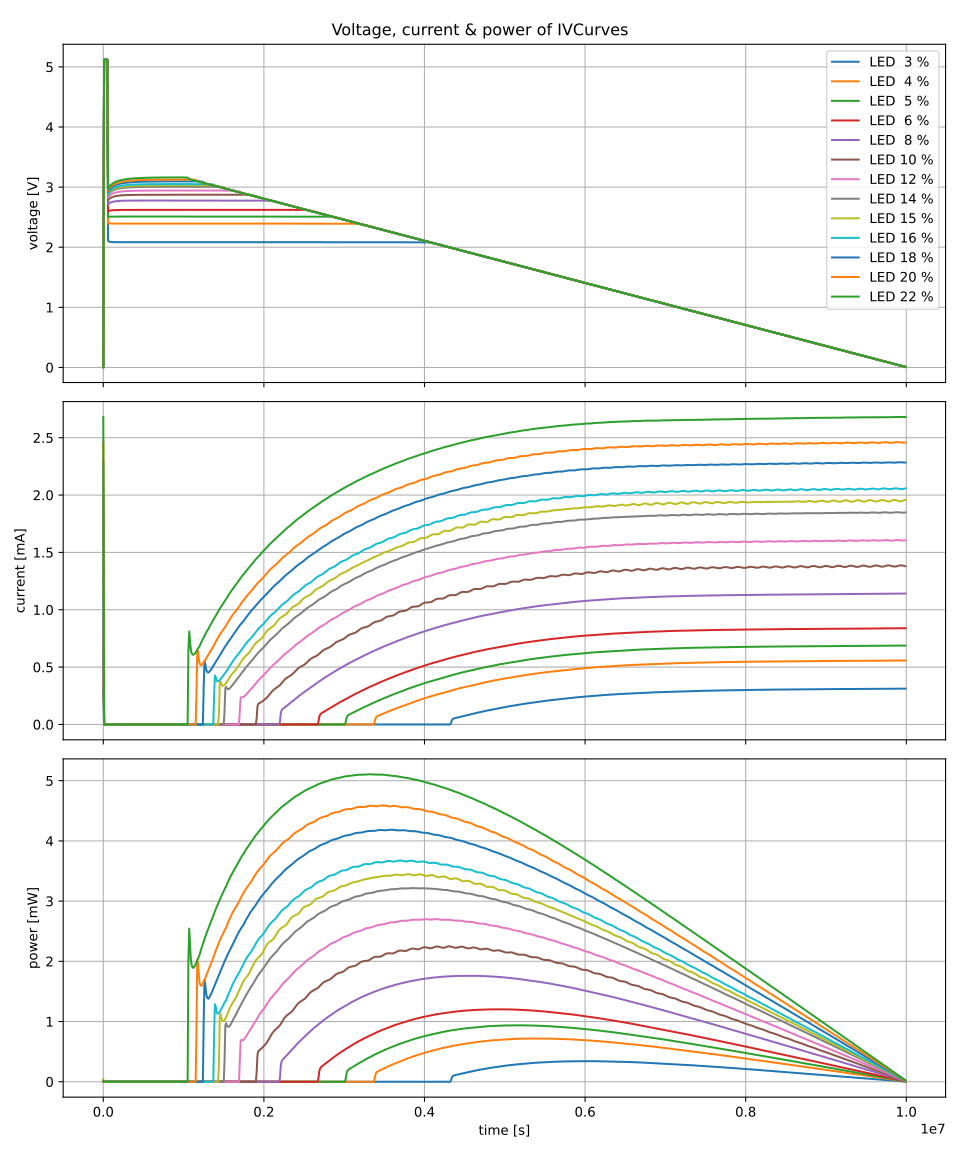

Python code for this plot:
from pathlib import Path

from data_solar import data_names as ivcurve_names
from data_solar import get_ivcurve
from matplotlib import pyplot as plt

fig, axs = plt.subplots(3, 1, sharex="all", figsize=(10, 2 * 6), layout="tight")

fig.suptitle("Voltage, current & power of IVCurves")

axs[0].set_ylabel("voltage [V]")
axs[1].set_ylabel("current [mA]")
axs[2].set_ylabel("power [mW]")

axs[2].set_xlabel("time [s]")

for name in ivcurve_names:
    ivcurve = get_ivcurve(name)
    ivcurve["Time [s]"] = ivcurve["Time [s]"] - ivcurve["Time [s]"][0]
    ivcurve["Power [W]"] = ivcurve["Voltage [V]"] * ivcurve["Current [A]"]
    axs[0].plot(ivcurve["Time [s]"], ivcurve["Voltage [V]"], label=name)
    axs[1].plot(ivcurve["Time [s]"], 1e3 * ivcurve["Current [A]"], label=name)
    axs[2].plot(ivcurve["Time [s]"], 1e3 * ivcurve["Power [W]"], label=name)

axs[0].legend(ivcurve_names, loc="upper right")

for ax in axs:
    # deactivates offset-creation for ax-ticks
    ax.get_yaxis().get_major_formatter().set_useOffset(False)
    ax.get_xaxis().get_major_formatter().set_useOffset(False)
    # add grid
    ax.grid(True)


plt.savefig(Path(__file__).with_suffix(".png"))
plt.savefig(Path(__file__).with_suffix(".svg"))
plt.close(fig)
plt.clf()
